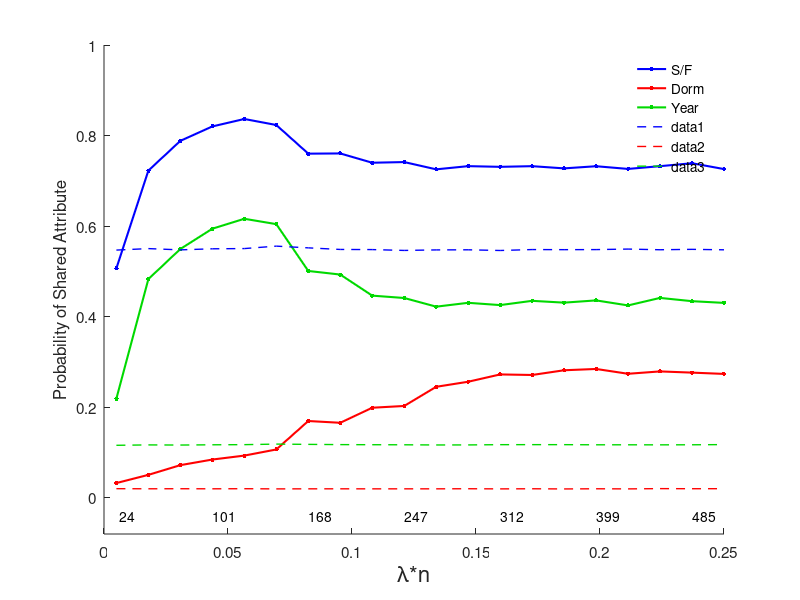

The MATLAB source for this figure: (Note: this script raises an error after producing the figure.)
% Load plot data and plot the result

load PlotDataFor_Cornell5
name = 'Cornell5';
%% Probability Plot
xs = linspace(.005,.25,20);
Good = True;
Bad = Spur;
clf

lw = 1.5;
ms = 10;
darkgreen = [0 .85 0];
set(gca,'fontsize', 11);

figure(1)
jump = 3;
pts = xs(1:jump:end);
clus = numClus(1:jump:end);
%clus = round(n./clus);
text(pts,-0.040*ones(numel(pts),1),num2str(clus))
hold on

% Student/Faculty
plot(xs, Good(1,:),'.-','linewidth',lw,'markersize',ms,'color','b')
% Dorm
plot(xs, Good(3,:),'.-','linewidth',lw,'markersize',ms,'color','r')
% Graduation Year
plot(xs, Good(4,:),'.-','linewidth',lw,'markersize',ms,'color',darkgreen)

legend('S/F','Dorm','Year')
legend('Location','Best');
legend boxoff

plot(xs, Bad(1,:),'--','linewidth',1,'markersize',10,'color','b')
plot(xs, Bad(3,:),'--','linewidth',1,'markersize',10,'color','r')
plot(xs, Bad(4,:),'--','linewidth',1,'markersize',10,'color',darkgreen)

ylim([-.08,1])

xlabel('\lambda*n','fontsize',16);
ylabel({'Probability of Shared Attribute'});

hold off

%%
set_figure_size([2.25*1.5,1.75*1.5]);
print(gcf,sprintf(strcat('Plots/final_',name,'.eps')),'-depsc2');
Process_AtendHeader(strcat('Plots/final_',name,'.eps'),'');

%%

set_figure_size([2.25*1.5,1.75*1.5]);
print(gcf,sprintf(strcat('Plots/nocropfinal_',name,'.eps')),'-depsc2');

